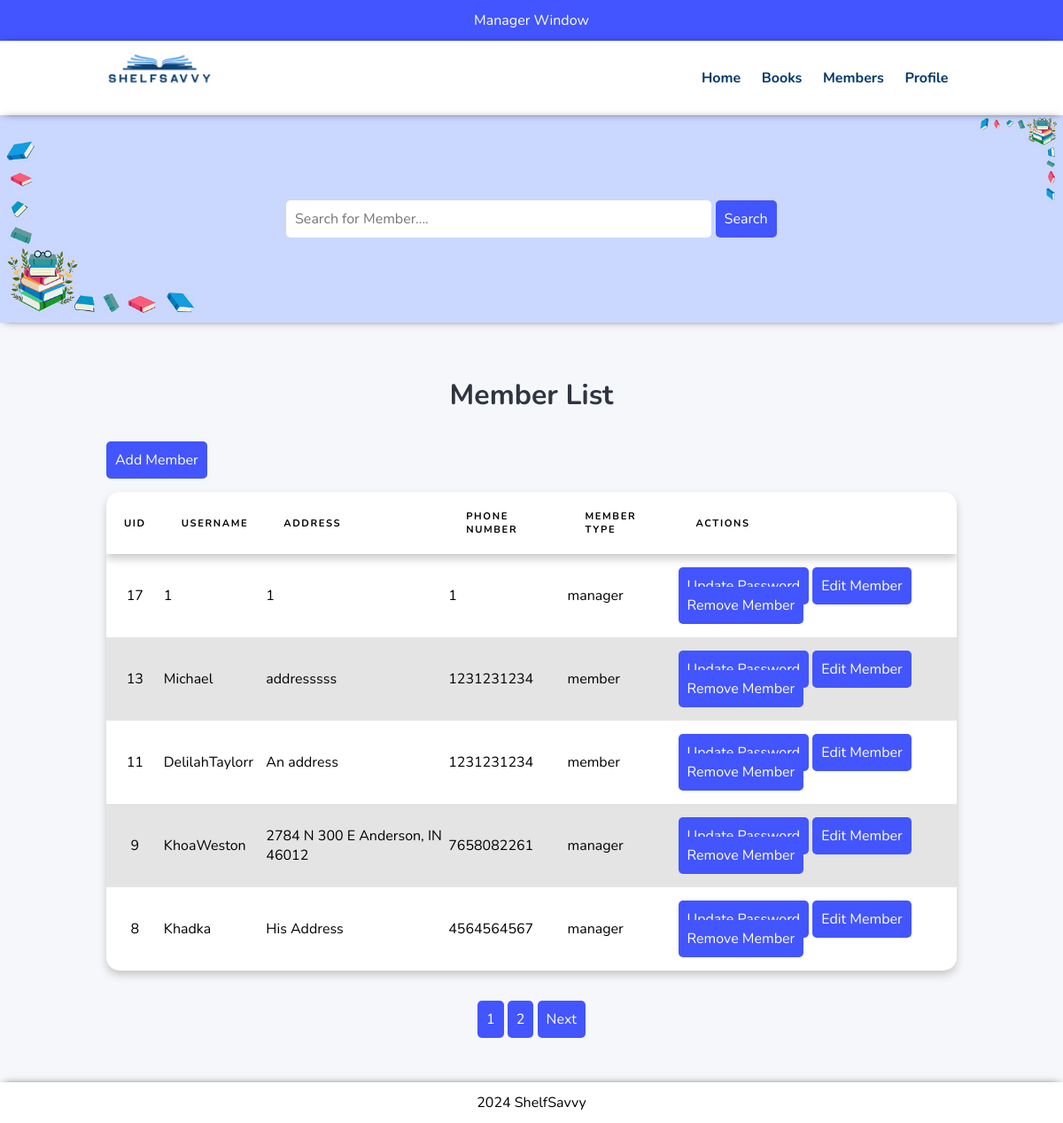
Page /manager/member-list.php (signed in) on the committed database.
### tables this page shows
CREATE TABLE `user` (
  `Username` varchar(50) NOT NULL,
  `Password` varchar(255) NOT NULL,
  `MemberType` varchar(20) NOT NULL,
  `BooksOut` int(2) NOT NULL,
  `UID` int(10) NOT NULL,
  `Address` varchar(50) NOT NULL,
  `PhoneNum` bigint(10) NOT NULL
);

### manager/member-list.php (the view, shortened to what this page needs)
<?php include('partials/header.php'); ?>
<section class="book-search text-center">
    <div class="container">
        <form action="<?php echo SITEURL; ?>manager/search-members.php" method="POST">
            <input type="search" name="search" placeholder="Search for Member...." required>
            <input type="submit" name="submit" value="Search" class="btn btn-primary">
        </form>
    </div>
</section>
<section class="page-container">
    <div class="container">
        <h2 class="text-center">Member List</h2>
        <br />
        <a href="add-member.php" class="btn btn-primary">Add Member</a>
        <table class="tbl-list">
            <thead>
                <tr>
                    <th>UID</th>
                    <th>Username</th>
                    <th>Address</th>
                    <th>Phone Number</th>
                    <th>Member Type</th>
                    <th>Actions</th>
                </tr>
            </thead>
            <?php
                if(isset($_GET['page'])){
                    $page = $_GET['page'];
                }else{
                    $page = 1;
                }
                $num_per_page = 05;
                $start_from = ($page-1)*$num_per_page;
                $sql_page = "SELECT * FROM user ORDER BY UID DESC LIMIT $start_from, $num_per_page";
                $res_page = mysqli_query($conn, $sql_page);
                if($res_page==TRUE){
                    $count_page = mysqli_num_rows($res_page);
                    if($count_page>0){
                        while($rows_page=mysqli_fetch_assoc($res_page)){
                            $id = $rows_page['UID'];
                            $username = $rows_page['Username'];
                            $address = $rows_page['Address'];
                            $phone_num = $rows_page['PhoneNum'];
                            $member_type = $rows_page['MemberType'];
                            ?>
                            <tr>
                                <td class="col-id"><?php echo $id; ?></td>
                                <td><?php echo $username; ?></td>
                                <td><?php echo $address; ?></td>
                                <td><?php echo $phone_num; ?></td>
                                <td><?php echo $member_type; ?></td>
                                <td>
                                    <a href="<?php echo SITEURL; ?>manager/update-password.php?id=<?php echo $id; ?>" class="btn btn-primary">Update Password</a>
                                    <a href="<?php echo SITEURL; ?>manager/edit-member.php?id=<?php echo $id; ?>" class="btn btn-primary">Edit Member</a>
                                    <a href="<?php echo SITEURL; ?>manager/remove-member.php?id=<?php echo $id; ?>" class="btn btn-primary">Remove Member</a>
                                </td>
                            </tr>
                            <?php
                        }
                    }else{
                    }
                }
            ?>
        </table>
        <br/>
        <?php
        $sql_users = "SELECT * FROM user";
        $res_users = mysqli_query($conn ,$sql_users);
        $rows_users = mysqli_num_rows($res_users);
        $count_users = ceil($rows_users/$num_per_page);
        ?>
        <div class="clearfix"></div><br/>
        <div class="text-center">
                <?php
            for($i = 1; $i <= $count_users; $i++){
                ?>
                <a href="<?php echo SITEURL; ?>manager/member-list.php?page=<?php echo $i; ?>" class="btn btn-primary"><?php echo $i; ?></a>
                <?php
            }
            if($page < $count_users){
                ?>
                <a href="<?php echo SITEURL; ?>manager/member-list.php?page=<?php echo $page+1; ?>" class="btn btn-primary">Next</a>
                <?php
            }
            ?>
        </div>
    </div>
</section>
<?php include('partials/footer.php'); ?>

### css/style.css (style rules this page uses)
* { margin: 0 0; padding: 0 0; font-family: 'Nunito', sans-serif; }
body { margin: 0; padding: 0; display: flex; flex-direction: column; height:100vh; }
.container { width: 80%; margin: 0 auto; padding: 1%; }
.text-center { text-align: center; }
a { color: hsl(209, 98%, 21%); text-decoration: none; }
.btn { padding: 10px; font-size: 1rem; border-radius: 5px; border: none; }
.btn-primary { background-color: rgb(66, 85, 255); color: white; cursor: pointer; }
h2 { color: #2f3542; font-size: 2rem; margin-bottom: 2%; }
.page-container { background-color: rgb(246, 247, 251); padding: 4% 0; flex-grow: 1; }
.book-search { background-image: url(../images/search-background.png); background-size: cover; background-repeat: no-repeat; background-position: center; padding: 7% 0; z-index: 2; box-shadow: 0px 1px 10px -5px black; }
.book-search input[type="search"] { width: 50%; padding: 1%; font-size: 1rem; border: none; border-radius: 5px; }

### css/manager.css (style rules this page uses)
.tbl-list { border-radius: 15px; border-collapse: collapse; box-shadow: 0 5px 10px rgb(200, 200, 200); background-color: white; text-align: left; overflow: hidden; width: 100%; margin-top: 25px; }
.tbl-list thead { box-shadow: 0 5px 10px rgb(200, 200, 200); }
.tbl-list th { padding: 20px; text-transform: uppercase; letter-spacing: 0.1rem; font-size: 0.7rem; font-weight: bold; }
.tbl-list td { padding-top: 25px; padding-bottom: 25px; }
.tbl-list tr:nth-child(even) { background-color: rgb(228, 228, 228); }
.col-id { text-align: center; }

### rows in the picture
user: UID "17", Username "1", Address "1", PhoneNum "1", MemberType "manager"
user: UID "13", Username "Michael", Address "addresssss", PhoneNum "1231231234", MemberType "member"
user: UID "11", Username "DelilahTaylorr", Address "An address", PhoneNum "1231231234", MemberType "member"
user: UID "9", Username "KhoaWeston", Address "2784 N 300 E Anderson, IN 46012", PhoneNum "7658082261", MemberType "manager"
user: UID "8", Username "Khadka", Address "His Address", PhoneNum "4564564567", MemberType "manager"
